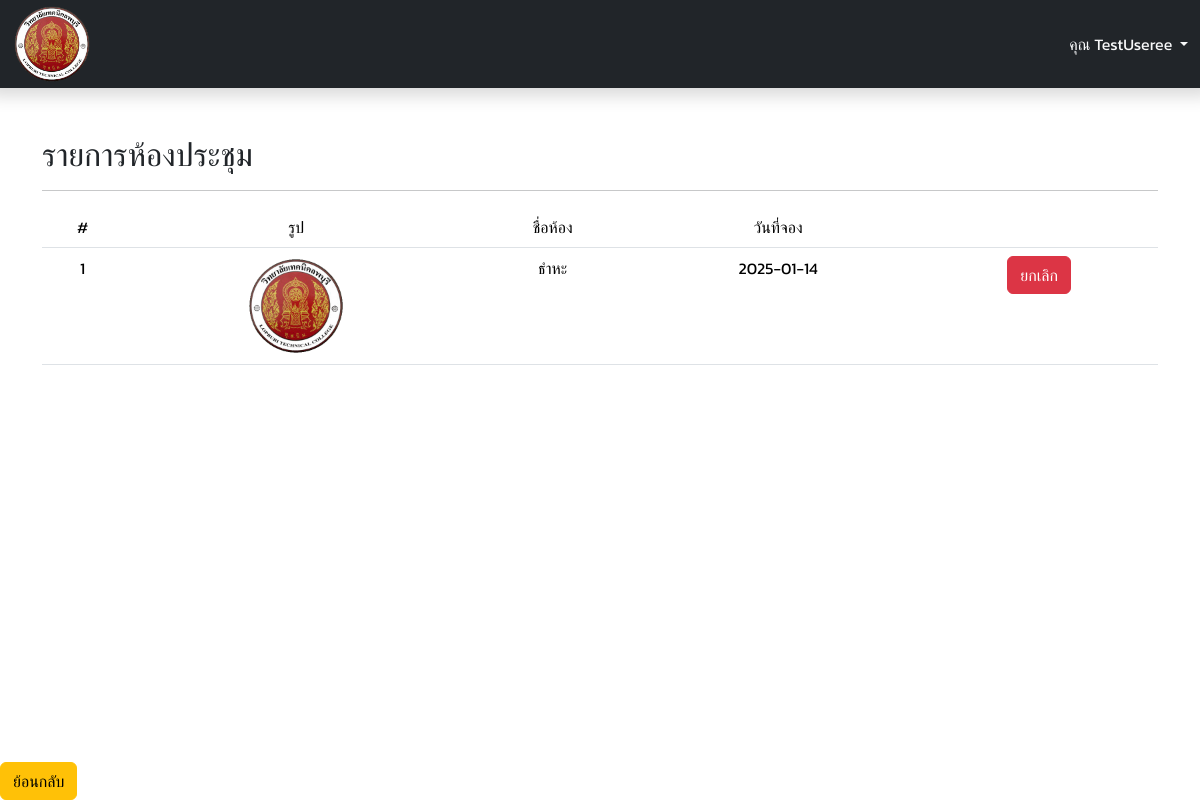
The page /reserveRoomHis.php (signed in) on the database its author committed.
### tables this page shows
CREATE TABLE `orders` (
  `id` int(11) NOT NULL,
  `roomId` int(11) NOT NULL,
  `userId` int(11) NOT NULL,
  `date` varchar(30) NOT NULL
);

CREATE TABLE `rooms` (
  `id` int(11) NOT NULL,
  `roomName` varchar(100) NOT NULL,
  `codeRoom` varchar(100) NOT NULL,
  `image` varchar(100) NOT NULL
);

### reserveRoomHis.php (the view, shortened to what this page needs)
<?php
if (isset($_SESSION['auth'])) {
    $dataUser = $_SESSION['auth'];
} else {
    header("location:login.php");
}
include("./include/connect.php");
$sqlOrder = "SELECT * FROM orders WHERE userId = '$dataUser->id'";
$qOrder = $db->query($sqlOrder);
?>
<!doctype html>
<html lang="en">
<head>
    <link href="https://cdn.jsdelivr.net/npm/bootstrap@5.3.3/dist/css/bootstrap.min.css" rel="stylesheet">
    <link rel="stylesheet" href="./css/index.css">
    <link rel="stylesheet" href="//cdn.datatables.net/2.1.8/css/dataTables.dataTables.min.css">
</head>
<body style="min-height:100vh;">
    <div class="row">
    <div class="col-12 d-flex justify-content-between bg-dark px-4  py-1 text-light shadow">
            <p class="my-auto"><img src="./images/Logo.gif" width="80px" alt=""></p>
            <div class="d-flex my-auto ">
                <a class="dropdown-toggle text-light" href="#" role="button" data-bs-toggle="dropdown" aria-expanded="false">
                    คุณ <?php echo $dataUser->firstName ?>
                </a>
            </div>
        </div>
        <div class="col-12">
            <div class="d-flex justify-content-center mt-5">
                <div class="container">
                    <h2>รายการห้องประชุม</h2>
                    <hr />
                    <table class="table table-hover " id="myTable">
                        <thead>
                            <tr>
                                <th class="text-center">#</th>
                                <th class="text-center">รูป</th>
                                <th class="text-center">ชื่อห้อง</th>
                                <th class="text-center">วันที่จอง</th>
                                <th class="text-center"></th>
                            </tr>
                        </thead>
                        <tbody>
                            <?php
                            $i = 1;
                            while ($item = $qOrder->fetch_object()) {
                                $sqlroom = "SELECT * FROM rooms WHERE id = '$item->roomId'";
                                $qroom = $db->query($sqlroom);
                                $itemRoom = $qroom->fetch_object();
                            ?>
                                <tr>
                                    <td class="text-center"><?php echo $i ?></td>
                                    <td class="text-center"><img width="100px" src="<?php echo $itemRoom->image ?>" alt=""></td>
                                    <td class="text-center"><?php echo $itemRoom->roomName ?></td>
                                    <td class="text-center"><?php echo $item->date ?></td>
                                    <td class="text-center"><button class="btn btn-danger" data-id="<?php echo $item->id ?>" id="cancelReserve">ยกเลิก</button></td>
                                </tr>
                            <?php
                                $i++;
                            }
                            ?>
                        </tbody>
                    </table>
                </div>
                <div class="fixed-bottom">
                    <button class="btn btn-warning" id="back">ย้อนกลับ</button>
                </div>
            </div>
        </div>
    </div>
</body>

### css/index.css (style rules this page uses)
* { font-family: "Kanit", serif; font-weight: 400; font-style: normal; overflow-x: hidden; }
a { text-decoration: none; color: #000000; }

### rows shown on the page
orders: roomId.image (picture), roomId.roomName "ธำหะ", date "2025-01-14"

### other values the page prints
$dataUser->firstName "TestUseree"
